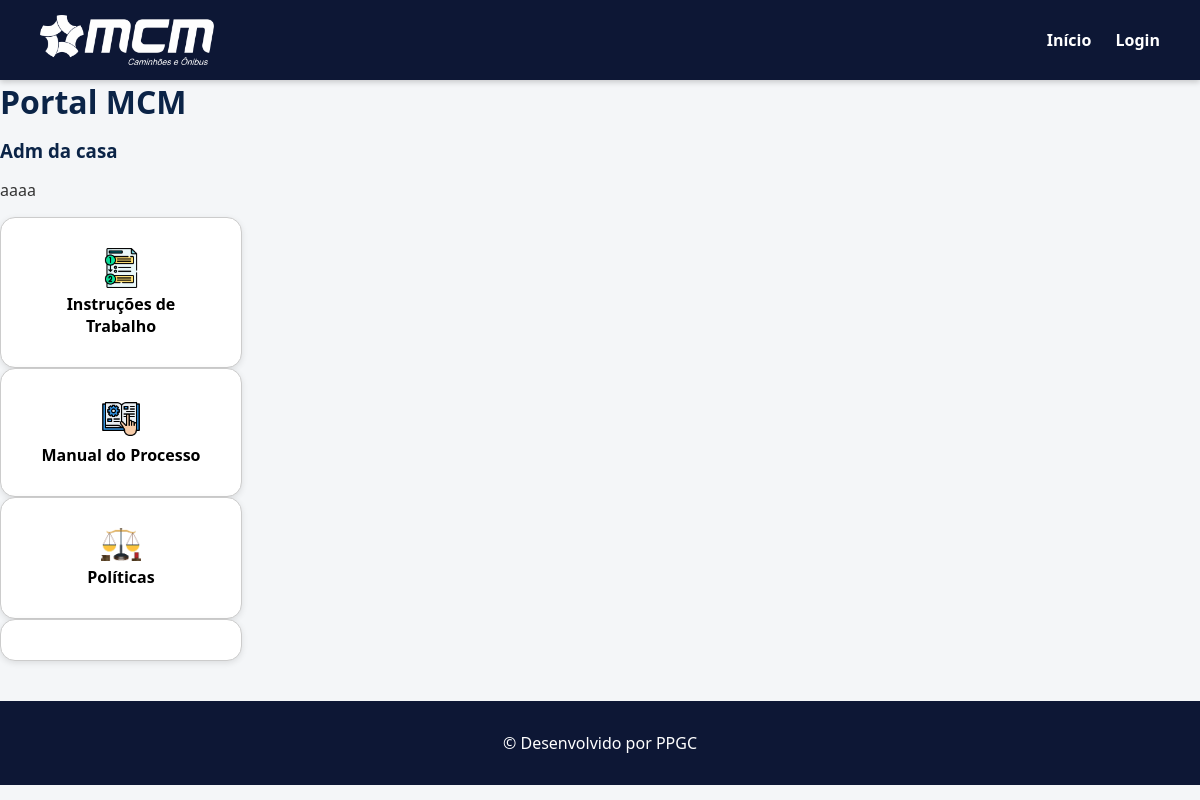
The page /processos/1 on the database as committed earlier.
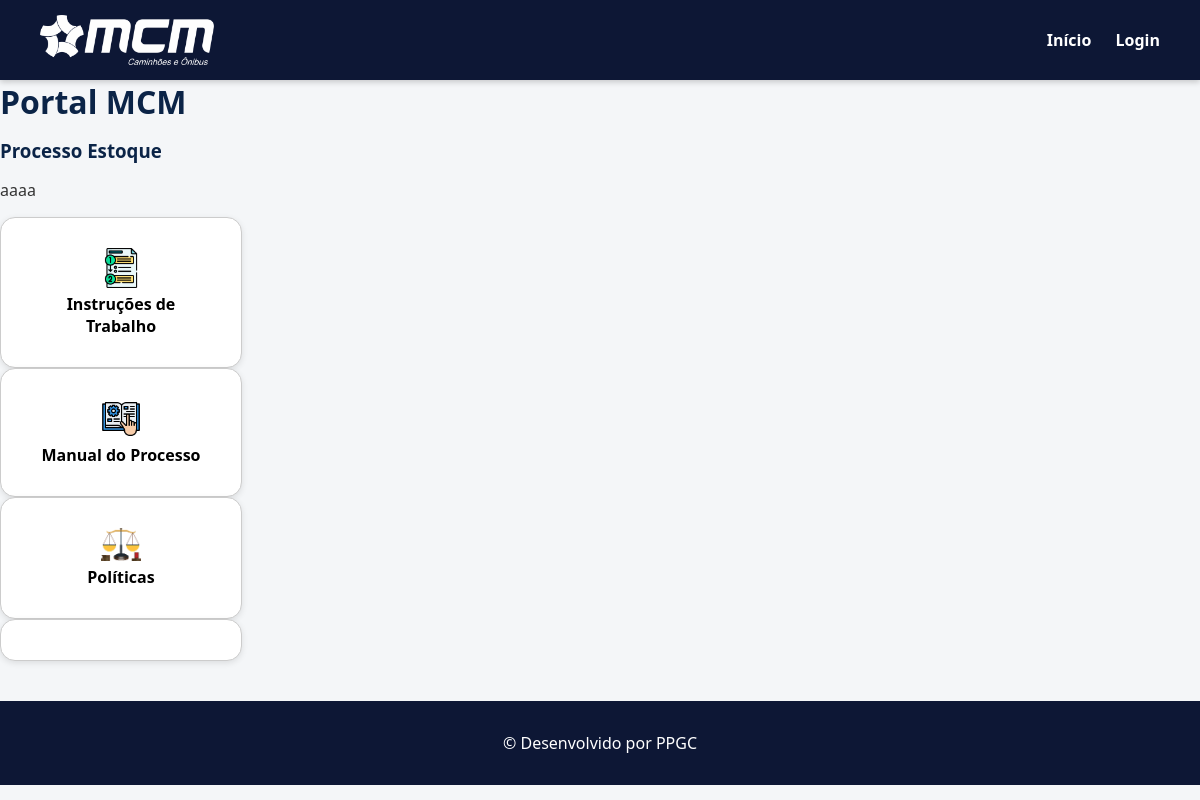
The same page on the database as committed later.
### models/models.py (models this page shows)
class Processo(db.Model):
    id = db.Column(db.Integer, primary_key=True)
    titulo = db.Column(db.String(100), nullable=False)
    descricao = db.Column(db.Text, nullable=False)
    link_manual = db.Column(db.String(255))
    link_its = db.Column(db.String(255))
    link_politicas = db.Column(db.String(255))
    outros_links = db.Column(db.String(255))
    icone = db.Column(db.String(255))
    ativo = db.Column(db.Boolean, default=True)

### routes/processos.py (the view)
@processos_bp.route("/<int:id>")
def detalhes_processo(id):
    processo = Processo.query.get_or_404(id)
    return render_template("detalhes_processo.html", processo=processo)

### templates/detalhes_processo.html (shortened to what this page needs)
{% extends "base.html" %}
{% block content %}
<div class="container text-center mt-5">
    <h1 class="fw-bold">Portal MCM</h1>
    <h3 class="card-title fw-bold mb-3">{{ processo.titulo }}</h3>
    <p class="card-text">{{ processo.descricao }}</p>
    <div class="card shadow-sm mx-auto mt-4" style="max-width: 700px; border-radius: 15px;">
        <div class="card-body">
            <div class="row mt-4">
                {% if processo.link_its %}
                <div class="col-md-4 mb-3">
                    <a href="{{ processo.link_its }}" target="_blank" class="btn btn-light w-100 py-3 border shadow-sm">
                        <img src="{{ url_for('static', filename='img/icon_it.png') }}" width="40" class="mb-2"><br>
                        Instruções de Trabalho
                    </a>
                </div>
                {% endif %}
        </div>
    </div>
</div>
<div class="container text-center mt-5">
    <div class="card shadow-sm mx-auto mt-4" style="max-width: 700px; border-radius: 15px;">
        <div class="card-body">
            <div class="row mt-4">
                {% if processo.link_manual %}
                <div class="col-md-4 mb-3">
                    <a href="{{ processo.link_manual }}" target="_blank" class="btn btn-light w-100 py-3 border shadow-sm">
                        <img src="{{ url_for('static', filename='img/icon_manual.png') }}" width="40" class="mb-2"><br>
                        Manual do Processo
                    </a>
                </div>
                {% endif %}
        </div>
    </div>
</div>
<div class="container text-center mt-5">
    <div class="card shadow-sm mx-auto mt-4" style="max-width: 700px; border-radius: 15px;">
        <div class="card-body">
            <div class="row mt-4">
                {% if processo.link_politicas %}
                <div class="col-md-4 mb-3">
                    <a href="{{ processo.link_politicas }}" target="_blank" class="btn btn-light w-100 py-3 border shadow-sm">
                        <img src="{{ url_for('static', filename='img/politicas.png') }}" width="40" class="mb-2"><br>
                        Políticas
                    </a>
                </div>
                {% endif %}
        </div>
    </div>
</div>
<div class="container text-center mt-5">
    <div class="card shadow-sm mx-auto mt-4" style="max-width: 700px; border-radius: 15px;">
</div>
{% endblock %}

Rows that differ between the two databases and show on the page:
changed Processo "aaaa": titulo "Adm da casa" → "Processo Estoque"
